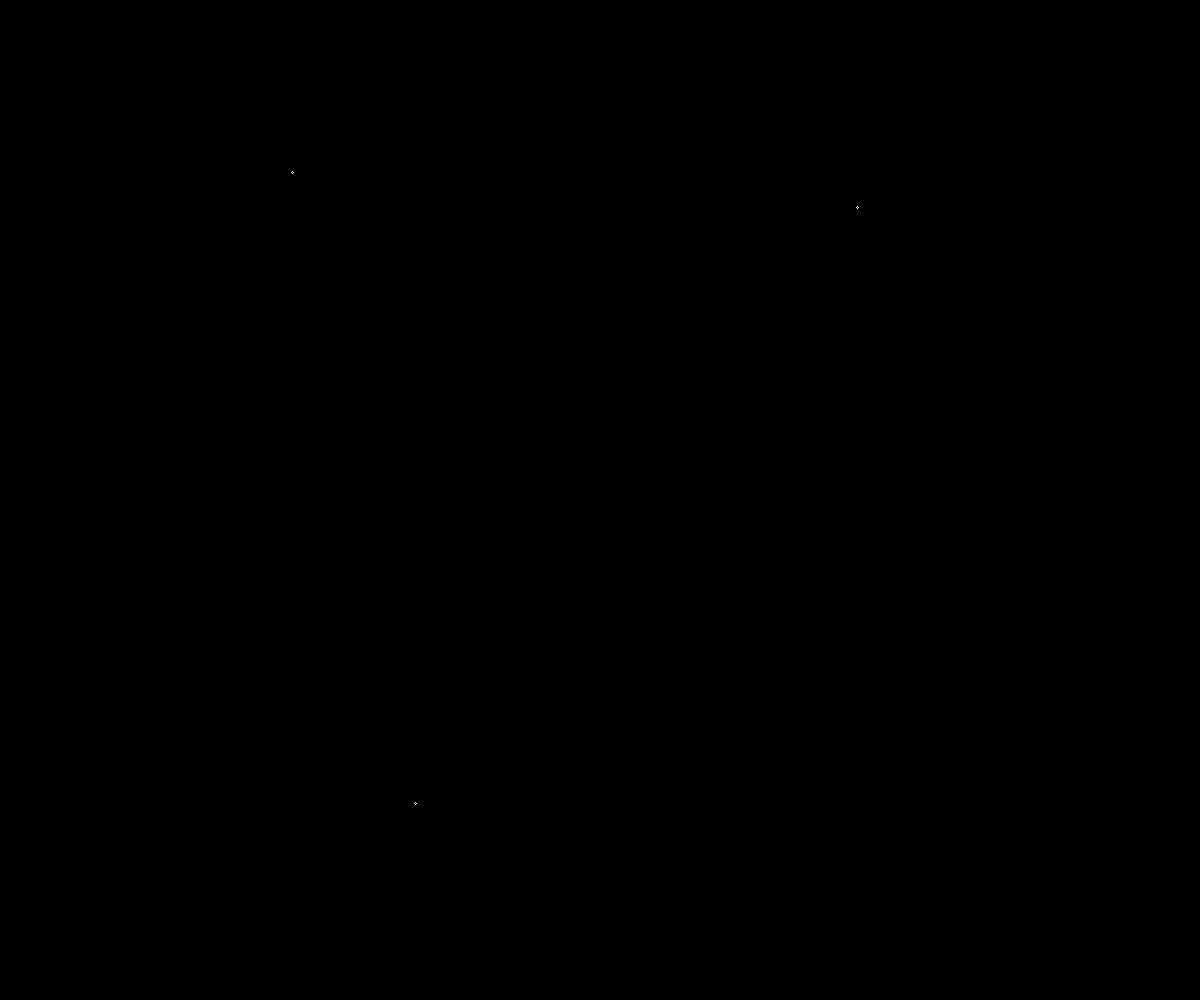
Frame 1 (no input)
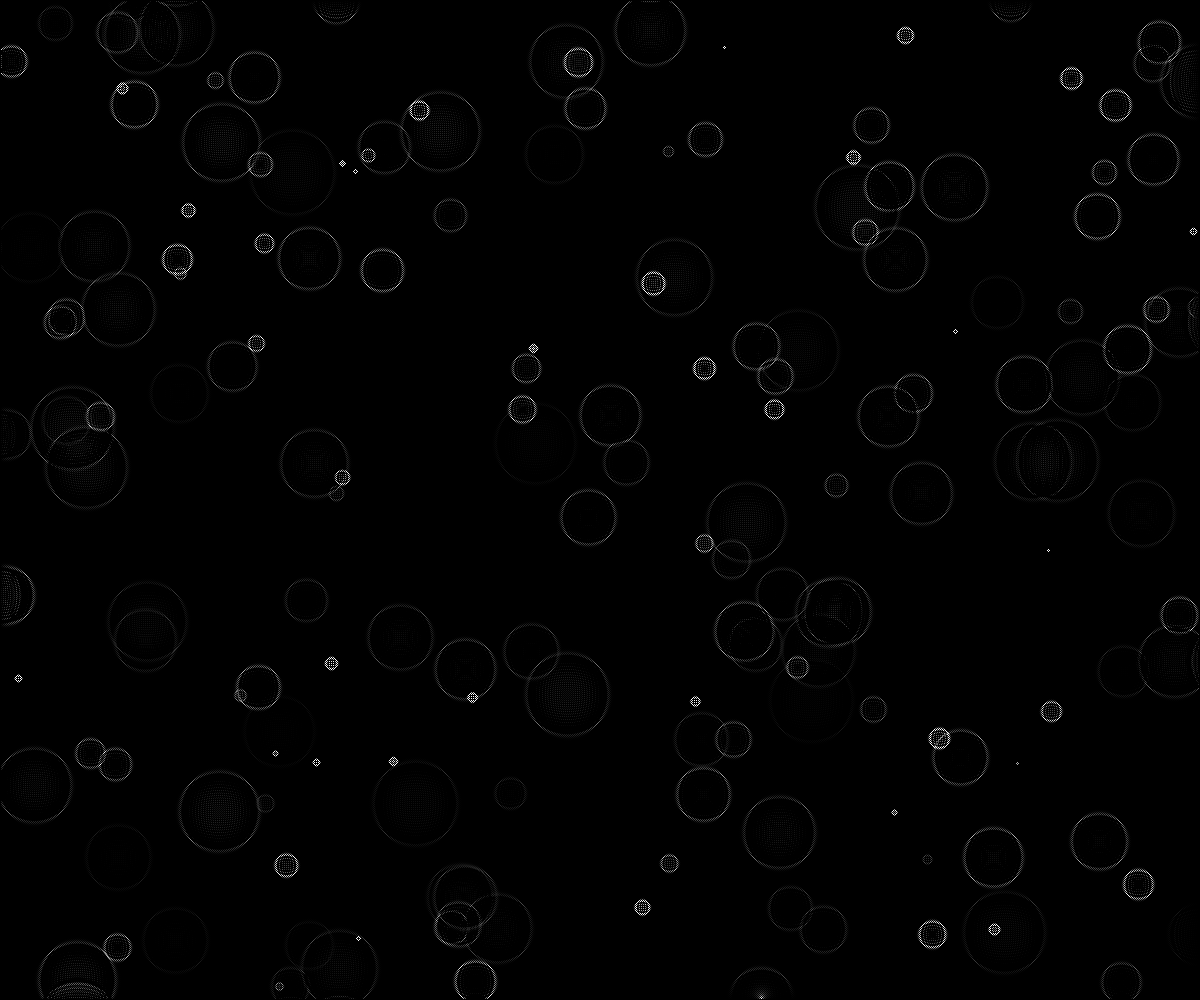
Frame 60 (no input)
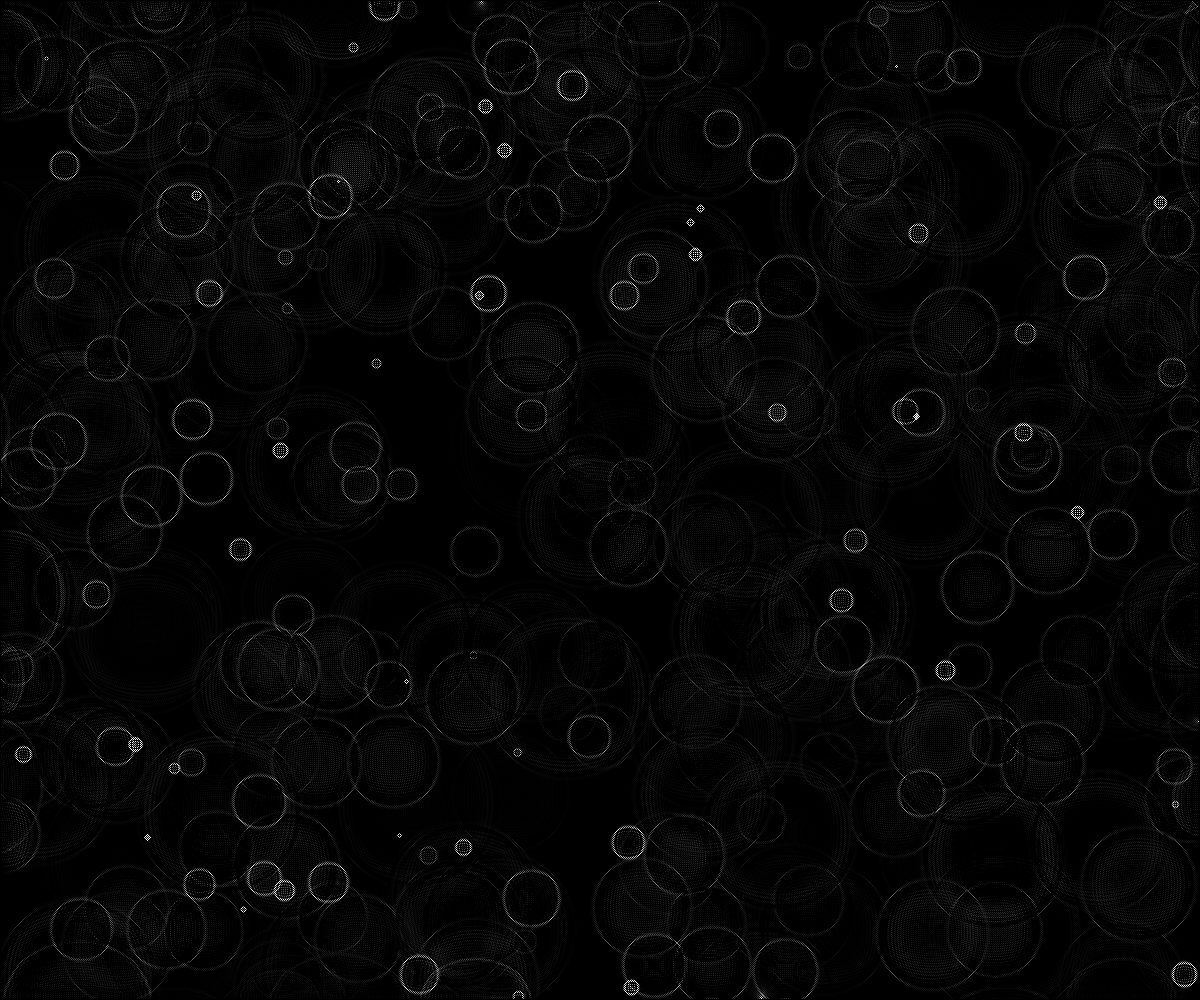
Frame 120 (the mouse pressed at the canvas centre since frame 60)

The p5.js sketch that drew these frames (run headless with seeded random() and noise() and a simulated clock; from frame 60 on, the mouse is pressed at the canvas centre):

// p5.js sketch
// ── sketch.js
var rows;
var cols;
var current;
var previous;
var minStrength = 255;
var maxStrength = 2500;

var dampening = 0.99;

function setup() {
  pixelDensity(1);
  createCanvas(window.innerWidth, window.innerHeight);
  
  cols = width;
  rows = height;
  current = new Array(cols).fill(0).map(n => new Array(rows).fill(0));
  previous = new Array(cols).fill(0).map(n => new Array(rows).fill(0));
}

function mouseDragged() {
  previous[mouseX][mouseY] = random(minStrength, maxStrength);
}

function draw() {
  background(0);
  loadPixels();

  for (var n = 0; n < 3; n++)
  previous[floor(random(width))][floor(random(height))] = random(minStrength, maxStrength);

  for (var i = 1; i < cols - 1; i++) {
    for (var j = 1; j < rows - 1; j++) {
      current[i][j] = (previous[i - 1][j] + previous[i + 1][j] 
        + previous[i][j - 1] + previous[i][j + 1]) / 2 
        - current[i][j];
      current[i][j] *= dampening;
      let index = (i + j * cols) * 4;
      pixels[index + 0] = current[i][j];
      pixels[index + 1] = current[i][j];
      pixels[index + 2] = current[i][j];
    }
  }
  updatePixels();

  let temp = previous;
  previous = current;
  current = temp;
}

// ── buttons.js
function setupButtons() {
    // slider1 = createSlider(0, 0.5, 0.25, 0.01);
    // slider1.position(10, 10);
    // slider1.style('width', '80px');

    slider1 = createSlider(0, 1, 0.5, 0.1);
    slider1.position(10, 10);
    slider1.style('width', '80px');

    slider2 = createSlider(0, 1, 0.5, 0.1);
    slider2.position(10, 40);
    slider2.style('width', '80px');

    slider3 = createSlider(0, 2, 1, 0.1);
    slider3.position(10, 70);
    slider3.style('width', '80px');

    slider4 = createSlider(0, 1, 0.25, 0.05);
    slider4.position(10, 100);
    slider4.style('width', '80px');

    slider5 = createSlider(0, 2, 1, 0.1);
    slider5.position(10, 130);
    slider5.style('width', '80px');

    diffSlider = createSlider(1, 10, 1, 1);
    diffSlider.position(10, 160);
    diffSlider.style('width', '80px');
}
